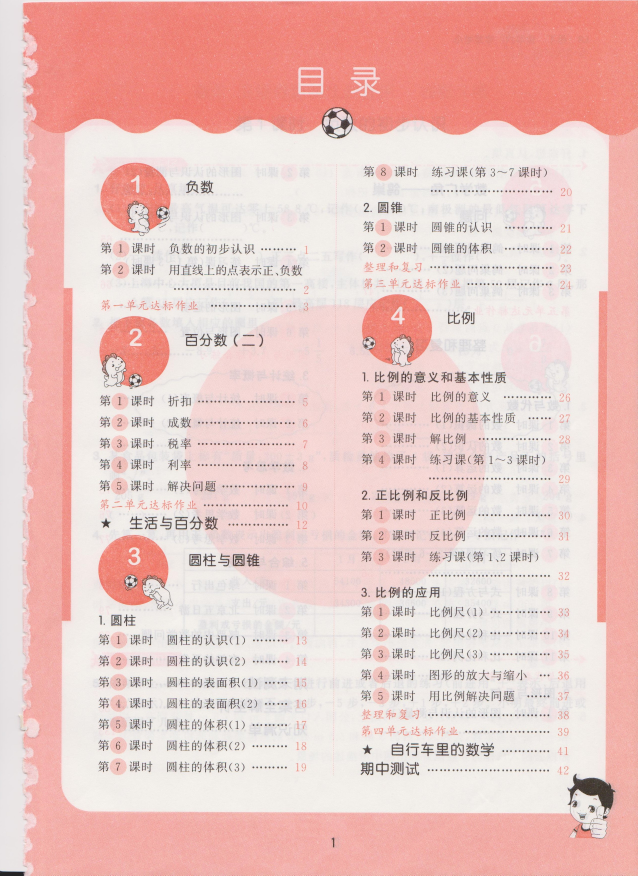
#> input picture dir1.jpg, 2550 x 3501 px (shown at 1/4 size)
$ python MAIN7.py   (older library calls are emulated)
#> lines starting #> are read from the running program, lines starting #| are printed output that depends on the picture; after the words box and inside, x2 and y2 are one past the last pixel; in counts of white or black regions, pixels touching at a corner belong together
### tools.py
#!/usr/bin/env python
# -*- coding: utf-8 -*-
######################################################################
# Date:    2018.04
# Copyright © 2018 Xuexiyou Company. All rights reserved.
######################################################################

import sys
import cv2
import  os
import  re
import numpy as np
from matplotlib import pyplot as plt
import inspect

def sh(data):
    plt.imshow(data)
    plt.show()

# [9 lines left out: function sh2, not called in this run]

def box(width, height):
    return np.ones((height, width), dtype=np.uint8)

'''

'''
def debug_pic(name,data):
    cv2.imwrite(name+".png", data)

def sort_contours(cnts, method="top-to-bottom"):
    # initialize the reverse flag and sort index
    reverse = False
    i = 0

    # handle if we need to sort in reverse
    if method == "right-to-left" or method == "bottom-to-top":
        reverse = True

    # handle if we are sorting against the y-coordinate rather than
    # the x-coordinate of the bounding box
    if method == "top-to-bottom" or method == "bottom-to-top":
        i = 1

    # construct the list of bounding boxes and sort them from top to
    # bottom
    boundingBoxes = [cv2.boundingRect(c) for c in cnts]
    (cnts, boundingBoxes) = zip(*sorted(zip(cnts, boundingBoxes),
                                        key=lambda b: b[1][i], reverse=reverse))

    # return the list of sorted contours and bounding boxes
    return (cnts, boundingBoxes)

def contact_contours(contours):
    (cnts, boundingBoxes) = sort_contours(contours)
    lines = list([])
    last_y = -999
    for contour in boundingBoxes:
        x, y, w, h = contour
        if abs(y - last_y) > 20:
            lines.append([x, y, w, h])
        else:
            min_x = min(lines[-1][0], x)
            max_x = max(lines[-1][0] + lines[-1][2], x + w)
            lines[-1][0] = min_x
            lines[-1][2] = max_x - min_x
        last_y = y
    return lines

# [104 lines left out: functions ocr, ocr_number, find_next_page, use_max_location, get_pic_height, change_height_with_template and 3 more, not called in this run]

def check_is_empty(mat):
    _, contours, _ = cv2.findContours(mat, cv2.RETR_EXTERNAL, cv2.CHAIN_APPROX_NONE)
    v=2

class DD():
    def __init__(self, n="__"):
        # _p 最后一次的Mat值， n 图片主名 f 处理方法名 l1 第一层 l2 第二层
        self._p, self.n, self.f, self.l1, self.l2 = None, n, "_", 0, 0

    @property
    def p1(self):
        return self._p

    # [8 lines left out: function p1, not called in this run]

    @p1.deleter
    def p1(self):
        del self._p

    @property
    def p2(self):
        return self._p

    @p2.setter
    def p2(self, p):
        self._p = p
        self.l2 += 1
        self.write()

    @p2.deleter
    def p2(self):
        del self._p

    def write(self):
        #return
        cv2.imwrite("tmp/%s.z.%s.%s.%s.png" % (self.n, str(self.l1).zfill(2), str(self.l2).zfill(2), self.f), self._p)

### MAIN7.py
# -*- encoding --utf -8
import cv2
import numpy as np
import PIL as pil
import tools
import os
import json
import matplotlib as plt
from pylab import *
import math
import re

# [14 lines left out: functions sh, sh2, not called in this run]

def sh3(data):
    plt.imshow(data)
    plt.show()

def dp(d, mat,all_dirs):
    dot = cv2.imread("/dot.7.7.jpg")
    dirs = []
    dir = []

    fo = open("ocr_detection.txt", "a+", encoding='utf-8')

    dir_left,dir_right,dirs_left,dirs_right=[],[],[],[]

    d.p2=img_gray = cv2.cvtColor(mat, cv2.COLOR_BGR2GRAY)
    w, h = img_gray.shape[::-1]


    l = get_content_roi(d, img_gray)  #去边框

    img_struct = img_gray[slice(l[0], l[1]), slice(l[2], l[3])]
    loc = find_mid_line(d, img_struct)   #切割线,原函数是img2part
    half_img =cut_image(d,img_struct,loc)     #切分图形,  返回是图形的左右图，在list中

    d.p2 = no_circle = find_circles(d, half_img[0], dir_left, "left")  # 返回的e二值化的图
    dir_left = dp_split_height2(d, no_circle, dir_left, "left")
    dirs_left = sort_content(dir_left, dirs_left)

    d.p2 = no_circle = find_circles(d, half_img[1], dir_right, "right")  # 返回的e二值化的图
    dir_right = dp_split_height2(d, no_circle, dir_right, "right")
    dirs_right = sort_content(dir_right, dirs_right)

    dirs_left.extend(dirs_right)
    # all_dirs.extend(dirs_left)

    read_target(dirs_left)
    ocr_content = ocr_test(dirs_left)
    ocr_contents(ocr_content,all_dirs)

def get_content_roi(d,mat):
    copy_mat = mat
    d.f = "get_content_roi"
    d.p2 = img = cv2.adaptiveThreshold(copy_mat, 255, cv2.ADAPTIVE_THRESH_MEAN_C, cv2.THRESH_BINARY_INV, 55, 25)
    w, h = mat.shape[::-1]
    w4, h4 = int(w/4), int(h/4)

    d.p2 = top_roi = img[slice(0, h4), slice(w4, 3*w4)]
    ret,top_thresh = cv2.threshold(top_roi,0,255,cv2.THRESH_OTSU)
    d.p2 = mask = cv2.dilate(top_thresh, tools.box(150,80))
    _, contours, _ = cv2.findContours(mask, cv2.RETR_EXTERNAL, cv2.CHAIN_APPROX_NONE)
    _, boundingBoxes = tools.sort_contours(contours)
    top = boundingBoxes[0][3]

    d.p2 = left_roi = img[slice(h4, 3*h4), slice(0, w4)]
    ret, left_thresh = cv2.threshold(left_roi, 0, 255, cv2.THRESH_OTSU)
    d.p2 = mask = cv2.dilate(left_thresh, tools.box(100, 10))
    _, contours, _ = cv2.findContours(mask, cv2.RETR_EXTERNAL, cv2.CHAIN_APPROX_NONE)
    _, boundingBoxes = tools.sort_contours(contours, method="left-right")
    left = boundingBoxes[0][2]

    d.p2 = right_roi = img[slice(h4, 3*h4), slice(3*w4, w)]
    ret, right_thresh = cv2.threshold(right_roi, 0, 255, cv2.THRESH_OTSU)
    d.p2 = mask = cv2.dilate(right_thresh, tools.box(100, 10))
    _, contours, _ = cv2.findContours(mask, cv2.RETR_EXTERNAL, cv2.CHAIN_APPROX_NONE)
    _, boundingBoxes = tools.sort_contours(contours, method="left-right")
    right = 3*w4+boundingBoxes[-1][0]

    d.p2 = bottom_roi = img[slice(3*h4, h), slice(w4, 3*w4)]
    ret, botton_thresh = cv2.threshold(bottom_roi, 0, 255, cv2.THRESH_OTSU)
    d.p2 = mask = cv2.dilate(botton_thresh, tools.box(2, 100))
    _, contours, _ = cv2.findContours(mask, cv2.RETR_EXTERNAL, cv2.CHAIN_APPROX_NONE)
    _, boundingBoxes = tools.sort_contours(contours)
    bottom = 3*h4+boundingBoxes[-1][1]

    d.p2 = content = copy_mat[slice(top,bottom), slice(left,right)]
    return [top,bottom,left,right]

def find_mid_line(d, img):
    mat=img
    w,h =mat.shape[::-1]
    d.p2 = mat = mat[:,int(0.45*w):int(0.55*w)]

    minLineLength = int(h / 2)
    maxLineGap = 15

    d.p2 = mat_adaptive = cv2.adaptiveThreshold(mat, 255, cv2.ADAPTIVE_THRESH_MEAN_C, cv2.THRESH_BINARY_INV, 101, 15)

    d.p2 = mask = cv2.dilate(mat_adaptive, tools.box(3, 10))
    lines = cv2.HoughLinesP(mask, 1, np.pi / 180, 30, minLineLength, maxLineGap)

    for x1, y1, x2, y2 in lines[0]:
        print("x1=", x1, "; y1=", y1, "; x2=", x2, "; y2=", y2)
        d.p2 = drae_line = cv2.line(mat,(x1,y1),(x2,y2),(255,255,0),10)

    loc = int(0.5*( x1 + x2 )+0.4*w)
    return loc

def cut_image(d,img,loc):
    w, h = img.shape[::-1]
    d.p2=img_left = img[:,0:loc]
    d.p2=img_right = img[:,loc:w]
    return [img_left,img_right]

def find_circles(d,img,dir, isleft):
    img_gray = img
    width,hight = img.shape[::-1]
    # d.p2=img
    d.p2=roi_adaptive = cv2.adaptiveThreshold(img_gray, 255, cv2.ADAPTIVE_THRESH_MEAN_C, cv2.THRESH_BINARY_INV, 275, 15)
    d.p2=roi_adaptive_weak = cv2.adaptiveThreshold(img_gray, 255, cv2.ADAPTIVE_THRESH_MEAN_C, cv2.THRESH_BINARY_INV, 55, 25)
    # cv2.GaussianBlur(img_gray,img_gray,tools.box(2,2),2)
    circles = cv2.HoughCircles(img_gray, cv2.HOUGH_GRADIENT, 1, 100, param1=100, param2=30, minRadius=130, maxRadius=160)
    cx ,cy,cr= [],[],[]
    ContentPath1,Height1,PagePath1,ClassPath =[],[],[],[]
    k = 1
    for circle in circles[0,:]:

        # print("i = ", i)
        x,y,r = circle[0],circle[1],circle[2]
        cx.append(x)
        cy.append(y)
        cr.append(r)
        d.p2 =cir_demo=  cv2.circle(img, (x, y),r, (0, 0, 255),5 )
        # cv2.circle(img, (x, y), r, (0, 0, 255), 1)
        a,b,c,dd = int(y - r+20),int(y),int(x - r / 2),int(x + r / 2)
        print (x," ",y,"   ",r)

        d.p2 = roi = roi_adaptive[a:b,c:dd] #一目录的数字
        d.p2 = content = roi_adaptive_weak[slice(int(y-r),int(y+r)),slice(int(x+r+40),width)]#一级目录的文字

        content_path="./image/"+d.n+"-content-1-"+str(k)+isleft+".jpg"
        ContentPath1.append(content_path)
        cv2.imwrite(content_path, content)

        Height1.append(y-r)

        roi_path="./image/"+d.n+"-class-1-"+str(k)+isleft+".jpg"
        PagePath1.append(0)
        ClassPath.append(roi_path)
        cv2.imwrite(roi_path,roi)

        roi_adaptive_weak[slice(int(y - r-20), int(y + r+20)), slice(0, width)]=0

        k += 1
    dir.extend(list(zip(ContentPath1, Height1, PagePath1, ClassPath)))
    return  roi_adaptive_weak

# [38 lines left out: functions sort_contours, contact_contours, not called in this run]

def dp_split_height2(d,roi,dir,isleft):#roi已经在find_circle中自适应二值化
    # roi_copy = roi
    # roi = cv2.adaptiveThreshold(roi, 255, cv2.ADAPTIVE_THRESH_MEAN_C, cv2.THRESH_BINARY_INV, 55, 25)
    mask = cv2.dilate(roi, tools.box(2, 2))
    tf = cv2.imread("./dot.7.7.jpg")
    tf2 = cv2.cvtColor(tf, cv2.COLOR_RGB2GRAY)
    #template = cv2.adaptiveThreshold(tf2, 255, cv2.ADAPTIVE_THRESH_MEAN_C, cv2.THRESH_BINARY_INV, 55, 25)
    res = cv2.matchTemplate(roi, tf2, cv2.TM_CCORR_NORMED)
    threshold = 0.7
    loc = np.where(res >= threshold)
    regions = np.zeros_like(roi)
    # found all match dot image point
    for pt in zip(*loc[::-1]):
        cv2.rectangle(regions, pt, (pt[0] + 10, pt[1] + 5), (255, 255, 0), 2)
    d.p2 = regions
    regions = cv2.dilate(regions, tools.box(5, 5))

    _, contours, _ = cv2.findContours(regions, cv2.RETR_EXTERNAL, cv2.CHAIN_APPROX_NONE)
    lines = tools.contact_contours(contours)
    regions = np.zeros_like(roi)
    i = 0
    width, height = tf2.shape[::-1]
    for contour in lines:
        x, y, w, h = contour
        contour[2]=contour[2]+width-10
        contour[3] = height+2
    for contour in lines:
        x, y, w, h = contour
        cv2.rectangle(regions, (x, y), (x + w, y + h), (255, 255, 0), 2)
        # cv2.putText(regions, "{}".format(i + 1), (x + 20, y + 20), cv2.FONT_HERSHEY_SIMPLEX, 1.0, (255, 255, 0), 2)
        i += 1
    d.p2 = regions
    cv2.imwrite("./dot_match.png",regions)
    # ret,roi_for_contents = cv2.threshold(roi_copy,100,255,cv2.THRESH_OTSU)
    content = contents(d,roi,lines,dir,isleft)
    return content

def contents(d,roi,lines,dir,isleft):#roi已经在find_circle中自适应二值化
    roi_cpy = roi
    # roi = cv2.imread("/home/xxy/project/tsl_project/dir1_right.jpg",0)
    width,hight = roi.shape[::-1]
    kk=0
    content_height = []
    ContentPath3,Height3,PagePath3 ,ClassPath= [],[],[],[]

    for contour in lines:
        x,y,w,h = contour
        #cv2.rectangle(img, (x, y), (x + w, y + h), (255, 255, 0), 2)
        d.p2=img1=content_target = roi[slice(y,h+y+20),slice(0,x)]
        d.p2=img2=page_target = roi[slice(y,h+y+20),slice(x+w-5,width-50)]
        content_height.extend([y])

        if mean(content_target)<10:
            content_target = roi[slice(y-h-30,y+10),slice(60,width)]
        elif len(content_height)>1:
            height = content_height[kk]-content_height[kk-1]
            # [8 lines of commented-out code are left out]

        content_target = cv2.erode(content_target, tools.box(2,2))
        page_target = cv2.erode(page_target, tools.box(2,2))
        # content_target = img_concatenate(img1, img2)

        cv2.imwrite("./image/" + d.n + "-content-3-" + str(kk)+ isleft + ".jpg", content_target)
        cv2.imwrite("./image/" + d.n + "-page-3-" + str(kk)+ isleft + ".jpg",page_target)

        ContentPath3.append("./image/" + d.n + "-content-3-" + str(kk) + isleft+ ".jpg")
        PagePath3.append("./image/" + d.n + "-page-3-" + str(kk) +isleft+ ".jpg")

        Height3.append(h+y+10)
        ClassPath.append(0)

        roi[slice(y , y+h+10), slice(0, width)]=0
        roi[slice(y - h - 30, y + 10), slice(0, width)] = 0
        roi[slice(y, h + y + 20), slice(0, x)]=0
        roi[slice(y - h - 20, y), slice(0, width)]=0

        kk+=1
    dir.extend(list(zip(ContentPath3,Height3,PagePath3,ClassPath)))
    d.p2 = roi
    dir.append(find_content2(d,roi,dir))
    return dir

def find_content2(d,img,dir):  #寻找二级目录,有二级目录，则调用，否则不调用
    imgCopy = cv2.erode(img, tools.box(2, 2))
    w,h_origin = img.shape[::-1]
    d.p2=img = img[slice(0,h_origin-200),:]
    d.p2 = erosion=cv2.erode(img,tools.box(2,10))
    d.p2 = dilate = cv2.dilate(erosion,tools.box(200,20))
    _, contours, _ = cv2.findContours(dilate, cv2.RETR_EXTERNAL, cv2.CHAIN_APPROX_NONE)
    ContentPath2,Hight2,PagePath2,ClassPath2=[],[],[],[]
    regions = np.zeros_like(dilate)
    for i in range(0, len(contours)):
        x, y, w, h = cv2.boundingRect(contours[i])
        cv2.rectangle(regions, (x, y), (x + w, y + h), (255, 255, 255), 5)
        print("x = ", x, " ;y = ", y, " ;w = ", w, " ;h = ", h)
 #        cv2.imwrite("/image/"+d.n+"_class2_content2_"+str(i+1)+".jpg",imgCopy[slice(y,y+h),slice(x,x+w)])

        ContentPath2.append("/image/"+d.n+"_class2_content2_"+str(i+1)+".jpg")
        Hight2.append(h+y)
        PagePath2.append(0)
        ClassPath2.append()
    d.p2 = regions
    dir.extend(list(zip(ContentPath2,Hight2,PagePath2)))

    return dir
# [25 lines left out: functions ocr, ocr_number, read_target, not called in this run]

def sort_content(dir,dirs):
    sort_dir = sorted(dir, key=lambda b: b[1])
    dirs.extend(sort_dir)
    return dirs

# [66 lines left out: functions ocr_test, ocr_contents, img_concatenate, not called in this run]

def main():
    # imgfiles = ["Dir.jpg","Dir2.jpg"]
    imgfiles = ["dir1.jpg"]
    all_dirs = []
    for imgfile in imgfiles:
        basename = os.path.basename(imgfile)
        name, _ = os.path.splitext(basename)
        img = cv2.imread(imgfile)
#> img is the input picture: shape (3501, 2550, 3); mean B, G, R 196.2, 200.5, 235
        d = tools.DD(name)
        dp(d, img, all_dirs)
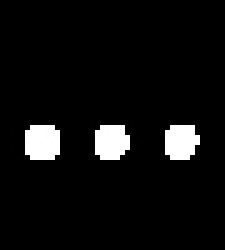
#> input picture dot.7.7.jpg, 45 x 50 px, found by its file name (shown 5 times larger)
#> in dp, dot is the input picture: shape (50, 45, 3); min 0, max 255, mean 14.5
#> in p2 (call 3), `self._p = p`:
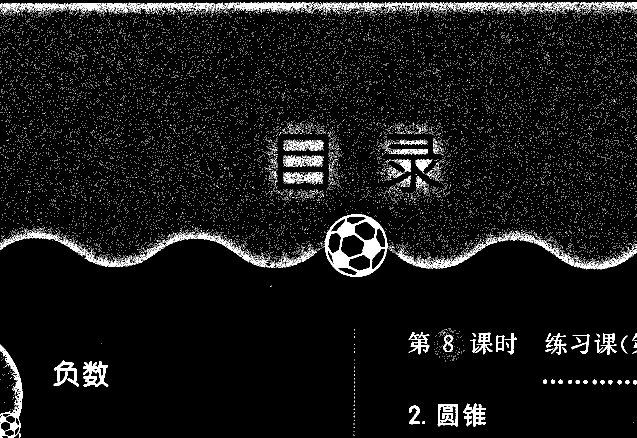
#> self._p: shape (875, 1274) (shown at 1/2 size); 5.3% white in thin lines or dots
#> in get_content_roi, `ret,top_thresh = cv2.threshold(top_roi,0,255,cv2.THRESH_OTSU)`: ret = 0
#> in get_content_roi, `_, contours, _ = cv2.findContours(mask, cv2.RETR_EXTERNAL, cv2.CHAIN_A..`: contours = 3 contours; box (x1, y1, x2, y2) and area: (0, 0, 1274, 613) 734356, (633, 617, 1274, 875) 151142, (0, 648, 292, 875) 53010
#> in sort_contours, `boundingBoxes = [cv2.boundingRect(c) for c in cnts]`: boundingBoxes = [(0, 648, 292, 227), (633, 617, 641, 258), (0, 0, 1274, 613)]
#> in sort_contours, `(cnts, boundingBoxes) = zip(*sorted(zip(cnts, boundingBoxes), key=lamb..`: cnts has the same summary as contours in get_content_roi; boundingBoxes = ((0, 0, 1274, 613), (633, 617, 641, 258), (0, 648, 292, 227))
#> in get_content_roi, `top = boundingBoxes[0][3]`: top = 613
#> in get_content_roi, `_, contours, _ = cv2.findContours(mask, cv2.RETR_EXTERNAL, cv2.CHAIN_A..`: contours = 17 contours; largest, box (x1, y1, x2, y2) and area: (42, 0, 340, 1750) 460160, (349, 386, 637, 685) 75566, (345, 1261, 637, 1567) 73689, (348, 1032, 637, 1108) 17637, (345, 1649, 637, 1723) 17393
#> in sort_contours (call 2), `(cnts, boundingBoxes) = zip(*sorted(zip(cnts, boundingBoxes), key=lamb..`: cnts has the same summary as contours in get_content_roi; boundingBoxes = 17 items, first 6: (42, 0, 298, 1750), (345, 1649, 292, 74), (345, 1261, 292, 306), (347, 1579, 245, 56), (348, 1032, 289, 76), (349, 949, 288, 74)
#> in get_content_roi, `left = boundingBoxes[0][2]`: left = 298
#> in get_content_roi, `_, contours, _ = cv2.findContours(mask, cv2.RETR_EXTERNAL, cv2.CHAIN_A..`: contours = 22 contours; largest, box (x1, y1, x2, y2) and area: (429, 0, 639, 1750) 343944, (0, 770, 419, 823) 16830, (0, 938, 319, 991) 15414, (0, 1327, 292, 1380) 14349, (0, 94, 424, 145) 13688
#> in sort_contours (call 3), `(cnts, boundingBoxes) = zip(*sorted(zip(cnts, boundingBoxes), key=lamb..`: cnts has the same summary as contours in get_content_roi
#> in get_content_roi, `_, boundingBoxes = tools.sort_contours(contours, method="left-right")`: boundingBoxes = 22 items, first 6: (0, 1719, 414, 31), (0, 1635, 415, 46), (0, 1551, 415, 48), (0, 1408, 416, 42), (0, 1327, 292, 53), (0, 1250, 415, 41)
#> in get_content_roi, `right = 3*w4+boundingBoxes[-1][0]`: right = 2340
#> in get_content_roi, `_, contours, _ = cv2.findContours(mask, cv2.RETR_EXTERNAL, cv2.CHAIN_A..`: contours = 24 contours; largest, box (x1, y1, x2, y2) and area: (0, 573, 1274, 876) 377120, (857, 0, 1222, 527) 141059, (805, 0, 857, 526) 22566, (178, 0, 224, 515) 21772, (78, 0, 124, 514) 21770
#> in sort_contours (call 4), `(cnts, boundingBoxes) = zip(*sorted(zip(cnts, boundingBoxes), key=lamb..`: cnts has the same summary as contours in get_content_roi; boundingBoxes = 24 items, first 6: (1223, 0, 51, 511), (857, 0, 365, 527), (805, 0, 52, 526), (695, 0, 5, 527), (569, 0, 21, 510), (545, 0, 19, 510)
#> in get_content_roi, `bottom = 3*h4+boundingBoxes[-1][1]`: bottom = 3198
#> in dp, `l = get_content_roi(d, img_gray)`: l = [613, 3198, 298, 2340]
#> in find_mid_line, `lines = cv2.HoughLinesP(mask, 1, np.pi / 180, 30, minLineLength, maxLi..`: lines = 997 rows, first 6: [126, 897, 126, 351], [123, 1449, 123, 804], [122, 1649, 122, 914], [119, 2356, 119, 1477], [120, 2250, 120, 2232], [121, 1911, 121, 1116]
#> the loop in find_mid_line, `for x1, y1, x2, y2 in lines[0]:` made 1 pass
#> (x1, y1, x2, y2) on pass 1: (126, 897, 126, 351)
#> (printed output is left out)
#> in find_mid_line, `loc = int(0.5*( x1 + x2 )+0.4*w)`: loc = 942
#> in p2 (call 17), `self._p = p`:
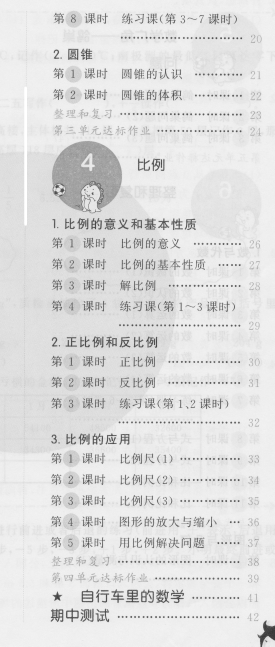
#> self._p: shape (2585, 1100) (shown at 1/4 size); min 35, max 255, mean 222.9
#> in p2 (call 17), `self.l2 += 1`: self.l2 = 17
#> in dp, `half_img =cut_image(d,img_struct,loc)`: half_img = 2 items
#> in find_circles, `circles = cv2.HoughCircles(img_gray, cv2.HOUGH_GRADIENT, 1, 100, param..`: circles = [[239.5, 791.5, 140.3], [243.5, 176.5, 139.3], [232.5, 1669.5, 137.1]]
#> the loop in find_circles, `for circle in circles[0,:]:  # print("i = ", i)` made 3 passes
#> (x, y, r, a, b, c, dd) on passes 1 to 3: (239.5, 791.5, 140.3, 671, 791, 169, 309), (243.5, 176.5, 139.3, 57, 176, 173, 313), (232.5, 1669.5, 137.1, 1552, 1669, 163, 301)
#> (printed output is left out)
#> pass 1, in p2 (call 21), `self._p = p`:
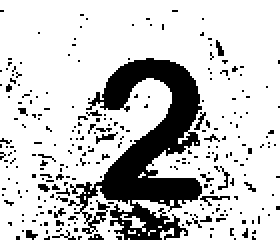
#> self._p: shape (120, 140) (shown 2 times larger); 79.2% white; 267 black regions (263 under 20 px), largest, box (x1, y1, x2, y2) and area: (34, 29, 101, 120) 2613, (100, 98, 115, 103) 27, (48, 66, 59, 72) 25, (109, 83, 115, 95) 21
#> pass 1, in p2 (call 22), `self._p = p`:
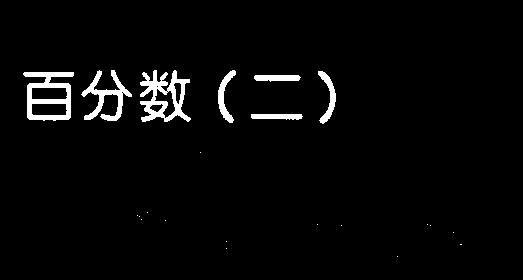
#> self._p: shape (280, 523); 3.1% white; 22 white regions (15 under 20 px), largest, box (x1, y1, x2, y2) and area: (140, 70, 191, 122) 1251, (23, 72, 74, 121) 1149, (81, 70, 132, 121) 832
#> after the loop in find_circles, `for circle in circles[0,:]:`:
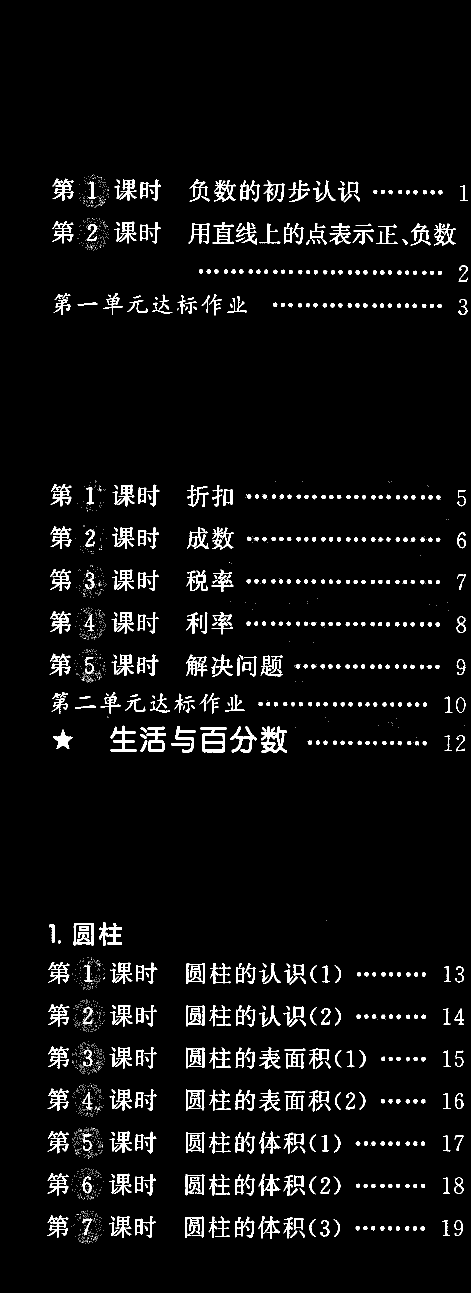
#> roi_adaptive_weak: shape (2585, 942) (shown at 1/2 size); 4.4% white; 2745 white regions (2091 under 20 px), largest, box (x1, y1, x2, y2) and area: (522, 1453, 574, 1506) 1284, (401, 1454, 454, 1505) 1223, (220, 1451, 273, 1504) 1035
#> after the loop in find_circles, `for circle in circles[0,:]:`: ClassPath = ['./image/dir1-class-1-1left.jpg', './image/dir1-class-1-2left.jpg', './image/dir1-class-1-3left.jpg']; ContentPath1 = ['./image/dir1-content-1-1left.jpg', './image/dir1-content-1-2left.jpg', './image/dir1-content-1-3left.jpg']; Height1 = [651.2, 37.2, 1532.4]; PagePath1 = [0, 0, 0]; cr = [140.3, 139.3, 137.1]; cx = [239.5, 243.5, 232.5]; cy = [791.5, 176.5, 1669.5]; k = 4
#> in dp_split_height2, `mask = cv2.dilate(roi, tools.box(2, 2))`:
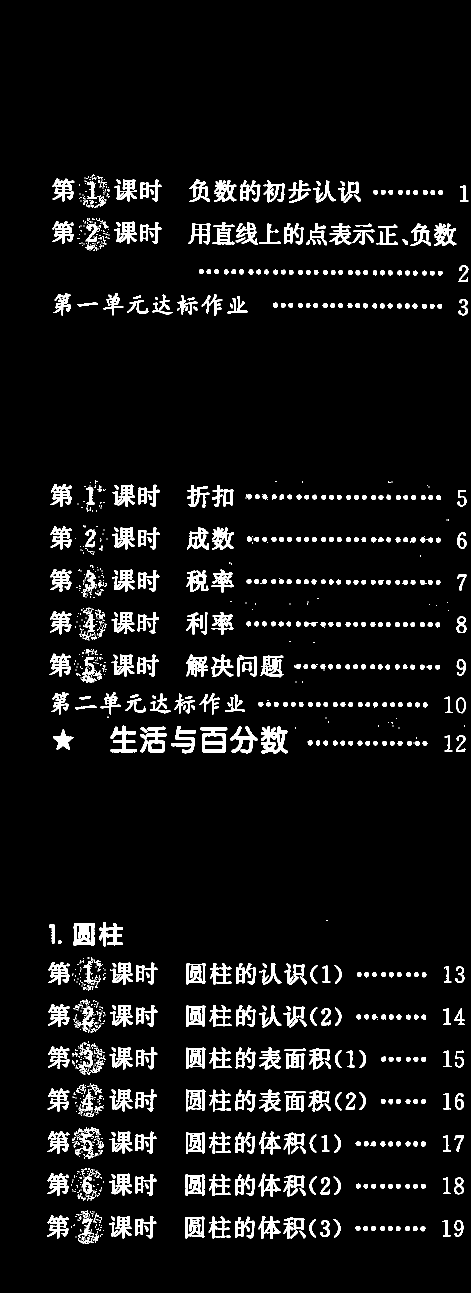
#> mask: shape (2585, 942) (shown at 1/2 size); 6.4% white; 1308 white regions (669 under 20 px), largest, box (x1, y1, x2, y2) and area: (522, 1453, 575, 1507) 1711, (401, 1454, 455, 1506) 1476, (220, 1451, 274, 1505) 1252
#> (the rest of the program and of its run is left out)
